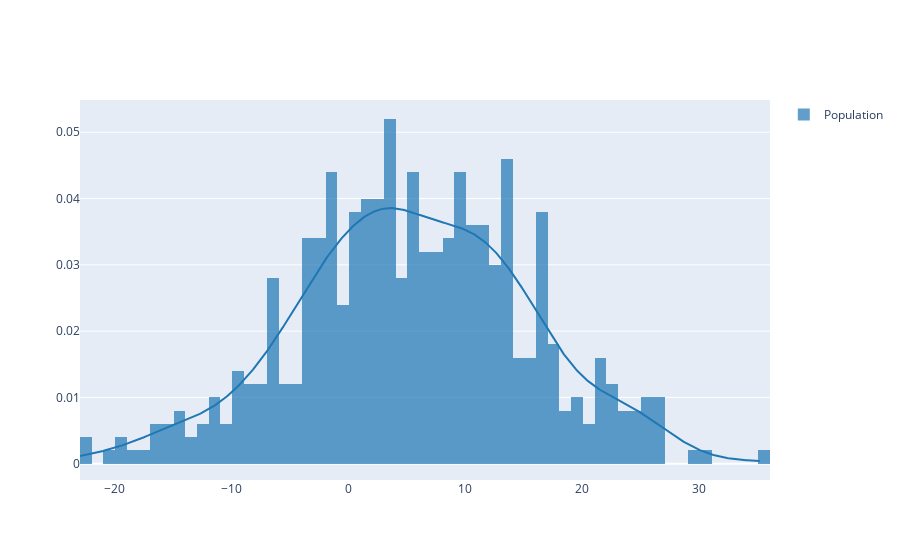

Notebook code for this chart:
### Code cell
hist_dataP = [populationData]
group_labelsP = ['Population']

fig2 = ff.create_distplot(hist_dataP, group_labelsP, show_rug = False)
fig2.show()

### Figure 1 — Plotly figure (JSON) as saved in the notebook; plotly's stock layout.template omitted (floating-point values rounded to 4 significant figures; data arrays with more than 128 entries replaced by an {"elided": "..."} marker saying what was removed)
{"data": [{"autobinx": false, "histnorm": "probability density", "legendgroup": "Population", "marker": {"color": "rgb(31, 119, 180)"}, "name": "Population", "opacity": 0.7, "type": "histogram", "x": {"elided": "500 float values"}, "xaxis": "x", "xbins": {"end": 35.31, "size": 1, "start": -22.93}, "yaxis": "y"}, {"legendgroup": "Population", "marker": {"color": "rgb(31, 119, 180)"}, "mode": "lines", "name": "Population", "showlegend": false, "type": "scatter", "x": {"elided": "500 float values"}, "xaxis": "x", "y": {"elided": "500 float values"}, "yaxis": "y"}], "layout": {"barmode": "overlay", "hovermode": "closest", "legend": {"traceorder": "reversed"}, "xaxis": {"anchor": "y2", "domain": [0, 1], "zeroline": false}, "yaxis": {"anchor": "free", "domain": [0, 1], "position": 0}}}
